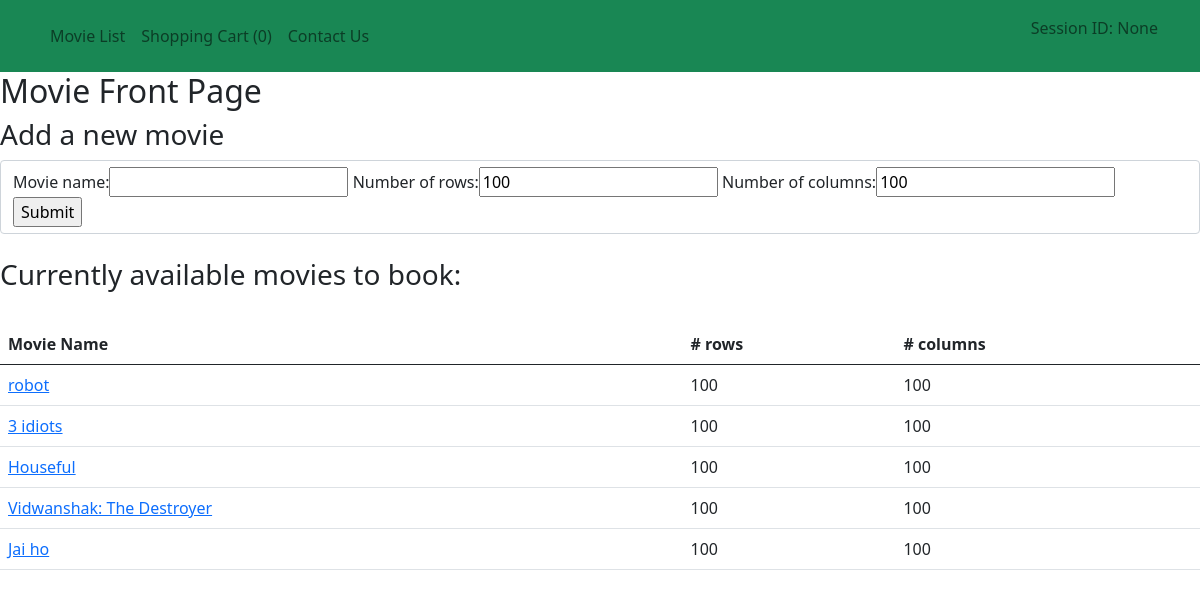
The page / on the database its author committed.
### movies/models.py (models this page shows)
class Movie(models.Model):
    created_at = models.DateTimeField(auto_now_add=True, db_index=True)
    updated_at = models.DateTimeField(auto_now=True)
    name = models.CharField(max_length=200, verbose_name='Movie name', null=False, blank=False)
    rows = models.PositiveSmallIntegerField(default=100, verbose_name="Number of rows")
    columns = models.PositiveSmallIntegerField(default=100, verbose_name="Number of columns")

### movies/views.py (the view)
# urls.py: url(r'^$', views.index, name='home'),
def index(request):
    current_movies = Movie.objects.all()
    context = {
        'current_movies': current_movies,
        'form': MovieForm(),
        'cart': request.session.get('cart', [])
    }
    return render(request, "index.html", context)

### movies/models.py
class MovieForm(ModelForm):
    class Meta:
        model = Movie
        fields = ['name', 'rows', 'columns']

### movies/templates/index.html (shortened to what this page needs)
{% extends "base.html" %}
{% load static %}
{% block content %}
<h2>Movie Front Page</h2>
<h3>Add a new movie</h3>
<form action="/new_movie/" method="post" class="form-control">
    {{ form }}
    <input type="submit" value="Submit" />
</form>
<br/>
<h3>Currently available movies to book:</h3><br>
<table class="table">
<thead>
<tr>
    <th>Movie Name</th>
    <th># rows</th>
    <th># columns</th>
</tr>
</thead>
<tbody>
{% for movie in current_movies %}
    <tr>
        <td><a href="{% url 'movie' movie.pk %}">{{ movie.name }}</a></td>
        <td>{{ movie.rows }}</td>
        <td>{{ movie.columns }}</td>
    </tr>
{% endfor %}
</tbody>
</table>
{% endblock %}

### movies/templates/base.html (shortened to what this page needs)
<!DOCTYPE html>
<html>
<head>
  <link href="https://cdn.jsdelivr.net/npm/bootstrap@5.0.0-beta1/dist/css/bootstrap.min.css" rel="stylesheet">
</head>
<body>
<nav class="navbar navbar-expand-lg navbar-light bg-success">
  <div class="container">
    <ul class="navbar-nav mr-auto">
      <li class="nav-item"><a class="nav-link" href="{% url 'home' %}">Movie List</a></li>
      <li class="nav-item"><a class="nav-link" href="{% url 'cart' %}">Shopping Cart ({{cart|length}})</a></li>
      <li class="nav-item"><a class="nav-link" href="{% url 'contact' %}">Contact Us</a></li>
    </ul>
      <p class="navbar-right navbar-text">Session ID: {{ request.session.session_key }}</p>
  </div>
</nav>
{% block content %}{% endblock %}
</body>
</html>

### rows shown on the page
Movie: name "robot", rows "100", columns "100"
Movie: name "3 idiots", rows "100", columns "100"
Movie: name "Houseful", rows "100", columns "100"
Movie: name "Vidwanshak: The Destroyer", rows "100", columns "100"
Movie: name "Jai ho", rows "100", columns "100"

### other values the page prints
{{ cart|length }} "0"
{{ request.session.session_key }} "None"
